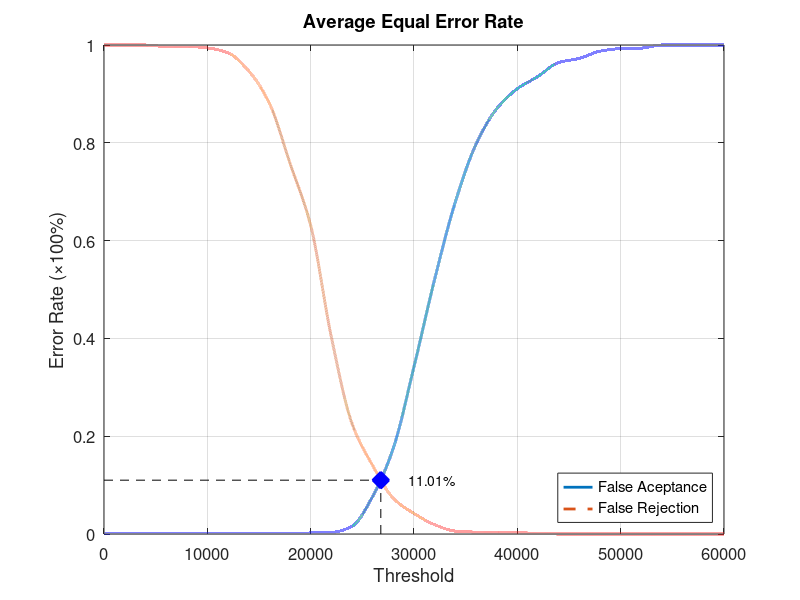
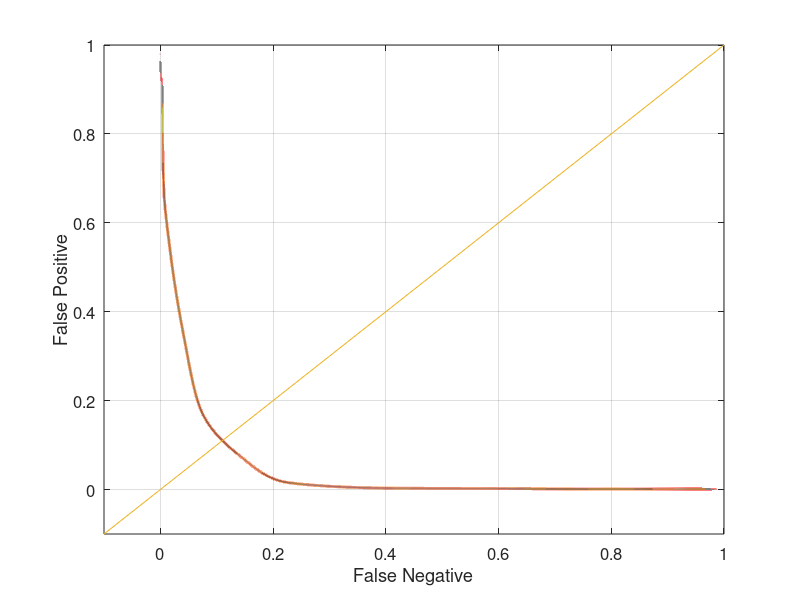

Write MATLAB code to recreate these figures, in order.
function yEER = Database4Average
close all;
clear;
clc;
x = 0:2000:60000;
xq = 0:0.5:60000;

y0 = [0 0.00105263 0.00105263 0.00105263 0.00105263 0.00105263 0.00105263 0.00105263 0.00105263 0.00105263 0.00210526 0.0031579 0.0157895 0.0768421 0.175789 0.342105 0.521053 0.678947 0.796842 0.869474 0.910526 0.935789 0.964211 0.972632 0.987368 0.992632 0.993684 1 1 1 1];
yy0 = interp1(x, y0, xq, 'pchip');
y1 = [1 1 1 0.997 0.997 0.994 0.984 0.947 0.881 0.758 0.631 0.403 0.226 0.14 0.073 0.042 0.019 0.006 0.004 0.004 0.003 0.001 0 0 0 0 0 0 0 0 0];
yy1 = interp1(x, y1, xq, 'pchip');

% Calculating EER: 
y2 = abs(y0 - y1);
find(y2 == min(y2))
yy2 = abs(yy0 - yy1);
xEER = find(yy2 == min(yy2));
xEERIndex = xq(xEER) % X-axis EER
yEER = yy0(xEER) % Y-axis EER

main = figure
plot(xq, yy0,'-','LineWidth', 2);	hold on
plot(xq, yy1,'--','LineWidth', 2);	hold on
plot([xEERIndex xEERIndex], [0 yEER], 'k--');	hold on
plot([0 xEERIndex], [yEER yEER], 'k--');	hold on
plot(xEERIndex, yEER, 'bx', 'LineWidth', 10);	hold on
text(xEERIndex + 10 * xEERIndex / 100, yEER, [num2str(round((10000 * yEER)) / 100) '%'])
legend('False Aceptance', 'False Rejection', 'Location', 'SouthEast')
xlabel('Threshold')
ylabel('Error Rate (\times100%)')
title('Average Equal Error Rate')
set(gca, 'FontSize', 12)
axis([0 60000 0 1])
grid on

print(main, 'Database4AverageMain', '-dpng');
FNRxFPR = figure('Color', [1 1 1]);
plot(yy1, yy0, '-', yy1, yy0, 'LineWidth', 2);
hold on
y = -0.1:0.1:1
plot(y, y); 
set(gca, 'FontSize', 12)
xlabel('False Negative')
ylabel('False Positive')
axis([-0.1 1 -0.1 1])
set(gca, 'FontSize', 12)
grid on

print(FNRxFPR, 'Database4AverageFNRxFPR','-dpng');
end
